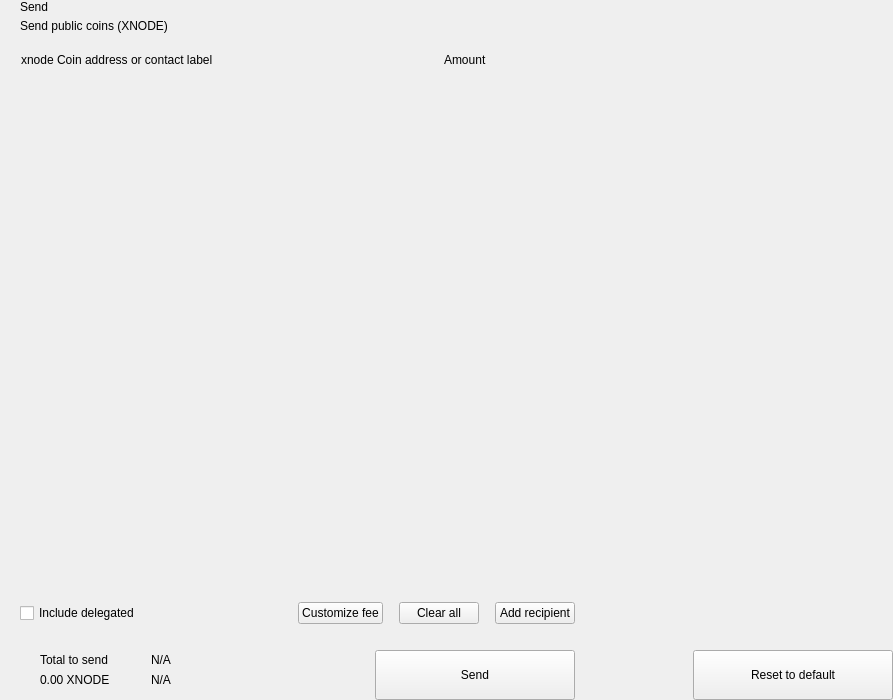
<?xml version="1.0" encoding="UTF-8"?>
<ui version="4.0">
 <class>send</class>
 <widget class="QWidget" name="send">
  <property name="geometry">
   <rect>
    <x>0</x>
    <y>0</y>
    <width>893</width>
    <height>700</height>
   </rect>
  </property>
  <property name="windowTitle">
   <string>Form</string>
  </property>
  <layout class="QHBoxLayout" name="horizontalLayout_2" stretch="2,1">
   <property name="spacing">
    <number>0</number>
   </property>
   <property name="leftMargin">
    <number>0</number>
   </property>
   <property name="topMargin">
    <number>0</number>
   </property>
   <property name="rightMargin">
    <number>0</number>
   </property>
   <property name="bottomMargin">
    <number>0</number>
   </property>
   <item>
    <widget class="QWidget" name="left" native="true">
     <layout class="QVBoxLayout" name="verticalLayout_3">
      <property name="spacing">
       <number>0</number>
      </property>
      <property name="leftMargin">
       <number>0</number>
      </property>
      <property name="topMargin">
       <number>0</number>
      </property>
      <property name="rightMargin">
       <number>0</number>
      </property>
      <property name="bottomMargin">
       <number>0</number>
      </property>
      <item>
       <layout class="QVBoxLayout" name="verticalLayout_22" stretch="0,0,0,1,0,0,0,0">
        <property name="spacing">
         <number>0</number>
        </property>
        <item>
         <layout class="QHBoxLayout" name="horizontalLayout_3">
          <property name="spacing">
           <number>0</number>
          </property>
          <property name="leftMargin">
           <number>20</number>
          </property>
          <property name="rightMargin">
           <number>20</number>
          </property>
          <item>
           <layout class="QVBoxLayout" name="verticalLayout">
            <property name="spacing">
             <number>5</number>
            </property>
            <item>
             <widget class="QLabel" name="labelTitle">
              <property name="text">
               <string>Send</string>
              </property>
              <property name="alignment">
               <set>Qt::AlignLeading|Qt::AlignLeft|Qt::AlignVCenter</set>
              </property>
             </widget>
            </item>
            <item>
             <widget class="QLabel" name="labelSubtitle1">
              <property name="text">
               <string>Send public coins (XNODE)</string>
              </property>
             </widget>
            </item>
           </layout>
          </item>
          <item>
           <spacer name="horizontalSpacer">
            <property name="orientation">
             <enum>Qt::Horizontal</enum>
            </property>
            <property name="sizeHint" stdset="0">
             <size>
              <width>40</width>
              <height>20</height>
             </size>
            </property>
           </spacer>
          </item>
         </layout>
        </item>
        <item>
         <spacer name="verticalSpacer_2">
          <property name="orientation">
           <enum>Qt::Vertical</enum>
          </property>
          <property name="sizeType">
           <enum>QSizePolicy::Fixed</enum>
          </property>
          <property name="sizeHint" stdset="0">
           <size>
            <width>20</width>
            <height>20</height>
           </size>
          </property>
         </spacer>
        </item>
        <item>
         <layout class="QHBoxLayout" name="horizontalLayout" stretch="6,0,2">
          <property name="spacing">
           <number>0</number>
          </property>
          <property name="leftMargin">
           <number>10</number>
          </property>
          <property name="topMargin">
           <number>0</number>
          </property>
          <property name="rightMargin">
           <number>20</number>
          </property>
          <property name="bottomMargin">
           <number>0</number>
          </property>
          <item>
           <widget class="QLabel" name="labelSubtitleAddress">
            <property name="styleSheet">
             <string notr="true">margin-left:8px;</string>
            </property>
            <property name="text">
             <string>xnode Coin address or contact label</string>
            </property>
           </widget>
          </item>
          <item>
           <spacer name="horizontalSpacer_3">
            <property name="orientation">
             <enum>Qt::Horizontal</enum>
            </property>
            <property name="sizeType">
             <enum>QSizePolicy::Fixed</enum>
            </property>
            <property name="sizeHint" stdset="0">
             <size>
              <width>40</width>
              <height>1</height>
             </size>
            </property>
           </spacer>
          </item>
          <item>
           <widget class="QLabel" name="labelSubtitleAmount">
            <property name="text">
             <string>Amount</string>
            </property>
           </widget>
          </item>
         </layout>
        </item>
        <item>
         <widget class="QScrollArea" name="scrollArea">
          <property name="minimumSize">
           <size>
            <width>0</width>
            <height>350</height>
           </size>
          </property>
          <property name="styleSheet">
           <string notr="true">#scrollArea {
            background:transparent;
            margin-top:10px;
}</string>
          </property>
          <property name="horizontalScrollBarPolicy">
           <enum>Qt::ScrollBarAlwaysOff</enum>
          </property>
          <property name="sizeAdjustPolicy">
           <enum>QAbstractScrollArea::AdjustIgnored</enum>
          </property>
          <property name="widgetResizable">
           <bool>true</bool>
          </property>
          <property name="alignment">
           <set>Qt::AlignLeading|Qt::AlignLeft|Qt::AlignTop</set>
          </property>
          <widget class="QWidget" name="scrollAreaWidgetContents">
           <property name="geometry">
            <rect>
             <x>0</x>
             <y>0</y>
             <width>591</width>
             <height>16</height>
            </rect>
           </property>
           <property name="sizePolicy">
            <sizepolicy hsizetype="Preferred" vsizetype="Maximum">
             <horstretch>0</horstretch>
             <verstretch>0</verstretch>
            </sizepolicy>
           </property>
           <property name="autoFillBackground">
            <bool>false</bool>
           </property>
           <property name="styleSheet">
            <string notr="true">#scrollAreaWidgetContents {
             background:transparent;
             }</string>
           </property>
           <layout class="QVBoxLayout" name="verticalLayout_7">
            <property name="spacing">
             <number>0</number>
            </property>
            <property name="sizeConstraint">
             <enum>QLayout::SetDefaultConstraint</enum>
            </property>
            <property name="leftMargin">
             <number>0</number>
            </property>
            <property name="topMargin">
             <number>0</number>
            </property>
            <property name="rightMargin">
             <number>0</number>
            </property>
            <property name="bottomMargin">
             <number>0</number>
            </property>
           </layout>
          </widget>
         </widget>
        </item>
        <item>
         <spacer name="verticalSpacer_4">
          <property name="orientation">
           <enum>Qt::Vertical</enum>
          </property>
          <property name="sizeType">
           <enum>QSizePolicy::Fixed</enum>
          </property>
          <property name="sizeHint" stdset="0">
           <size>
            <width>20</width>
            <height>20</height>
           </size>
          </property>
         </spacer>
        </item>
        <item>
         <layout class="QHBoxLayout" name="horizontalLayout_20">
          <property name="spacing">
           <number>6</number>
          </property>
          <property name="leftMargin">
           <number>20</number>
          </property>
          <property name="rightMargin">
           <number>20</number>
          </property>
          <item>
           <widget class="QCheckBox" name="checkBoxDelegations">
            <property name="layoutDirection">
             <enum>Qt::LeftToRight</enum>
            </property>
            <property name="text">
             <string>Include delegated</string>
            </property>
           </widget>
          </item>
          <item>
           <spacer name="horizontalSpacer_4">
            <property name="orientation">
             <enum>Qt::Horizontal</enum>
            </property>
            <property name="sizeHint" stdset="0">
             <size>
              <width>10</width>
              <height>20</height>
             </size>
            </property>
           </spacer>
          </item>
          <item>
           <widget class="QPushButton" name="pushButtonFee">
            <property name="focusPolicy">
             <enum>Qt::NoFocus</enum>
            </property>
            <property name="text">
             <string>Customize fee</string>
            </property>
           </widget>
          </item>
          <item>
           <spacer name="horizontalSpacer_11">
            <property name="orientation">
             <enum>Qt::Horizontal</enum>
            </property>
            <property name="sizeType">
             <enum>QSizePolicy::Minimum</enum>
            </property>
            <property name="sizeHint" stdset="0">
             <size>
              <width>10</width>
              <height>20</height>
             </size>
            </property>
           </spacer>
          </item>
          <item>
           <widget class="QPushButton" name="pushButtonClear">
            <property name="focusPolicy">
             <enum>Qt::NoFocus</enum>
            </property>
            <property name="layoutDirection">
             <enum>Qt::RightToLeft</enum>
            </property>
            <property name="text">
             <string>Clear all</string>
            </property>
           </widget>
          </item>
          <item>
           <spacer name="horizontalSpacer_6">
            <property name="orientation">
             <enum>Qt::Horizontal</enum>
            </property>
            <property name="sizeType">
             <enum>QSizePolicy::Fixed</enum>
            </property>
            <property name="sizeHint" stdset="0">
             <size>
              <width>10</width>
              <height>20</height>
             </size>
            </property>
           </spacer>
          </item>
          <item>
           <widget class="QPushButton" name="pushButtonAddRecipient">
            <property name="focusPolicy">
             <enum>Qt::NoFocus</enum>
            </property>
            <property name="text">
             <string>Add recipient</string>
            </property>
           </widget>
          </item>
         </layout>
        </item>
        <item>
         <spacer name="verticalSpacer">
          <property name="orientation">
           <enum>Qt::Vertical</enum>
          </property>
          <property name="sizeType">
           <enum>QSizePolicy::Fixed</enum>
          </property>
          <property name="sizeHint" stdset="0">
           <size>
            <width>20</width>
            <height>16</height>
           </size>
          </property>
         </spacer>
        </item>
        <item>
         <layout class="QHBoxLayout" name="horizontalLayout_7">
          <property name="rightMargin">
           <number>20</number>
          </property>
          <item>
           <layout class="QHBoxLayout" name="horizontalLayout_10">
            <property name="spacing">
             <number>0</number>
            </property>
            <property name="leftMargin">
             <number>8</number>
            </property>
            <item>
             <widget class="QStackedWidget" name="stackedWidget">
              <property name="minimumSize">
               <size>
                <width>0</width>
                <height>60</height>
               </size>
              </property>
              <property name="maximumSize">
               <size>
                <width>16777215</width>
                <height>60</height>
               </size>
              </property>
              <widget class="QWidget" name="page1">
               <layout class="QVBoxLayout" name="verticalLayout_71" stretch="0">
                <property name="spacing">
                 <number>6</number>
                </property>
                <property name="leftMargin">
                 <number>12</number>
                </property>
                <property name="topMargin">
                 <number>0</number>
                </property>
                <property name="rightMargin">
                 <number>0</number>
                </property>
                <property name="bottomMargin">
                 <number>0</number>
                </property>
                <item>
                 <widget class="QWidget" name="coinWidget" native="true">
                  <property name="minimumSize">
                   <size>
                    <width>0</width>
                    <height>60</height>
                   </size>
                  </property>
                  <property name="maximumSize">
                   <size>
                    <width>16777215</width>
                    <height>60</height>
                   </size>
                  </property>
                  <layout class="QHBoxLayout" name="horizontalLayout_9">
                   <property name="spacing">
                    <number>0</number>
                   </property>
                   <property name="leftMargin">
                    <number>20</number>
                   </property>
                   <property name="topMargin">
                    <number>10</number>
                   </property>
                   <property name="rightMargin">
                    <number>20</number>
                   </property>
                   <property name="bottomMargin">
                    <number>10</number>
                   </property>
                   <item>
                    <layout class="QVBoxLayout" name="verticalSend">
                     <property name="spacing">
                      <number>0</number>
                     </property>
                     <item>
                      <widget class="QLabel" name="labelTitleTotalSend">
                       <property name="text">
                        <string>Total to send</string>
                       </property>
                      </widget>
                     </item>
                     <item>
                      <widget class="QLabel" name="labelAmountSend">
                       <property name="text">
                        <string notr="true">0.00 XNODE</string>
                       </property>
                      </widget>
                     </item>
                    </layout>
                   </item>
                   <item>
                    <spacer name="horizontalSpacer_9">
                     <property name="orientation">
                      <enum>Qt::Horizontal</enum>
                     </property>
                     <property name="sizeType">
                      <enum>QSizePolicy::Fixed</enum>
                     </property>
                     <property name="sizeHint" stdset="0">
                      <size>
                       <width>20</width>
                       <height>20</height>
                      </size>
                     </property>
                    </spacer>
                   </item>
                   <item>
                    <widget class="QLabel" name="labelLine">
                     <property name="minimumSize">
                      <size>
                       <width>1</width>
                       <height>0</height>
                      </size>
                     </property>
                     <property name="maximumSize">
                      <size>
                       <width>1</width>
                       <height>16777215</height>
                      </size>
                     </property>
                     <property name="text">
                      <string/>
                     </property>
                    </widget>
                   </item>
                   <item>
                    <spacer name="horizontalSpacer_10">
                     <property name="orientation">
                      <enum>Qt::Horizontal</enum>
                     </property>
                     <property name="sizeType">
                      <enum>QSizePolicy::Fixed</enum>
                     </property>
                     <property name="sizeHint" stdset="0">
                      <size>
                       <width>20</width>
                       <height>20</height>
                      </size>
                     </property>
                    </spacer>
                   </item>
                   <item>
                    <layout class="QVBoxLayout" name="verticalRemaining">
                     <property name="spacing">
                      <number>0</number>
                     </property>
                     <item>
                      <widget class="QLabel" name="labelTitleTotalRemaining">
                       <property name="text">
                        <string notr="true">N/A</string>
                       </property>
                      </widget>
                     </item>
                     <item>
                      <widget class="QLabel" name="labelAmountRemaining">
                       <property name="text">
                        <string notr="true">N/A</string>
                       </property>
                      </widget>
                     </item>
                    </layout>
                   </item>
                  </layout>
                 </widget>
                </item>
               </layout>
              </widget>
              <widget class="QWidget" name="page_2"/>
             </widget>
            </item>
           </layout>
          </item>
          <item>
           <spacer name="horizontalSpacer_5">
            <property name="orientation">
             <enum>Qt::Horizontal</enum>
            </property>
            <property name="sizeType">
             <enum>QSizePolicy::Expanding</enum>
            </property>
            <property name="sizeHint" stdset="0">
             <size>
              <width>40</width>
              <height>20</height>
             </size>
            </property>
           </spacer>
          </item>
          <item alignment="Qt::AlignBottom">
           <widget class="QPushButton" name="pushButtonSave">
            <property name="minimumSize">
             <size>
              <width>200</width>
              <height>50</height>
             </size>
            </property>
            <property name="maximumSize">
             <size>
              <width>200</width>
              <height>50</height>
             </size>
            </property>
            <property name="focusPolicy">
             <enum>Qt::NoFocus</enum>
            </property>
            <property name="text">
             <string>Send</string>
            </property>
           </widget>
          </item>
         </layout>
        </item>
       </layout>
      </item>
     </layout>
    </widget>
   </item>
   <item>
    <widget class="QWidget" name="right" native="true">
     <layout class="QVBoxLayout" name="verticalLayout_5">
      <property name="leftMargin">
       <number>0</number>
      </property>
      <property name="topMargin">
       <number>0</number>
      </property>
      <property name="rightMargin">
       <number>0</number>
      </property>
      <property name="bottomMargin">
       <number>0</number>
      </property>
      <item>
       <layout class="QVBoxLayout" name="verticalLayout_4">
        <property name="spacing">
         <number>6</number>
        </property>
        <item>
         <widget class="OptionButton" name="btnCoinControl" native="true">
          <property name="minimumSize">
           <size>
            <width>0</width>
            <height>50</height>
           </size>
          </property>
         </widget>
        </item>
        <item>
         <widget class="OptionButton" name="btnChangeAddress" native="true">
          <property name="minimumSize">
           <size>
            <width>0</width>
            <height>50</height>
           </size>
          </property>
         </widget>
        </item>
        <item>
         <widget class="OptionButton" name="btnUri" native="true">
          <property name="minimumSize">
           <size>
            <width>0</width>
            <height>50</height>
           </size>
          </property>
         </widget>
        </item>
        <item>
         <spacer name="verticalSpacer_5">
          <property name="orientation">
           <enum>Qt::Vertical</enum>
          </property>
          <property name="sizeHint" stdset="0">
           <size>
            <width>20</width>
            <height>40</height>
           </size>
          </property>
         </spacer>
        </item>
        <item>
         <layout class="QHBoxLayout" name="horizontalLayout_8">
          <item>
           <spacer name="horizontalSpacer_7">
            <property name="orientation">
             <enum>Qt::Horizontal</enum>
            </property>
            <property name="sizeHint" stdset="0">
             <size>
              <width>40</width>
              <height>20</height>
             </size>
            </property>
           </spacer>
          </item>
          <item>
           <widget class="QPushButton" name="pushButtonReset">
            <property name="minimumSize">
             <size>
              <width>200</width>
              <height>50</height>
             </size>
            </property>
            <property name="maximumSize">
             <size>
              <width>200</width>
              <height>50</height>
             </size>
            </property>
            <property name="focusPolicy">
             <enum>Qt::NoFocus</enum>
            </property>
            <property name="text">
             <string>Reset to default</string>
            </property>
           </widget>
          </item>
         </layout>
        </item>
       </layout>
      </item>
     </layout>
    </widget>
   </item>
  </layout>
 </widget>
 <customwidgets>
  <customwidget>
   <class>OptionButton</class>
   <extends>QWidget</extends>
   <header>qt/xnode/optionbutton.h</header>
   <container>1</container>
  </customwidget>
 </customwidgets>
 <resources/>
 <connections/>
</ui>
